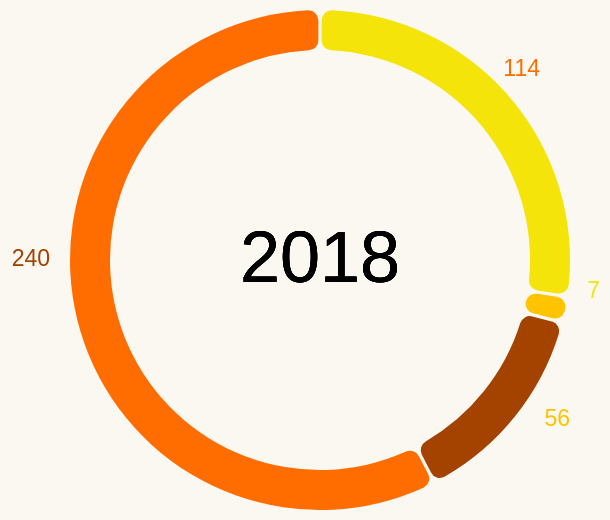

Specify this chart in Vega-Lite:
### Vega-Lite specification from a JSON file in a GitHub repository (floating-point values rounded to 4 significant figures)
{"$schema": "https://vega.github.io/schema/vega-lite/v5.json", "width": 250, "height": 250, "background": "#FBF8F1", "data": {"values": [{"Comfortability": "Physical health", "Count": 240}, {"Comfortability": "Mental health", "Count": 7}, {"Comfortability": "Both", "Count": 114}, {"Comfortability": "Neither", "Count": 56}]}, "config": {"legend": {"disable": true}}, "layer": [{"mark": {"type": "arc", "padAngle": 0.01, "innerRadius": 105, "cornerRadius": 5}, "encoding": {"theta": {"field": "Count", "type": "quantitative"}, "color": {"field": "Comfortability", "type": "nominal", "scale": {"range": ["#F4E409", "#FFC300", "#A44200", "#FF6D00"]}}, "tooltip": [{"field": "Comfortability", "type": "nominal", "title": "Comfortability in sharing"}, {"field": "Count", "type": "quantitative", "title": "Count"}]}}, {"mark": {"type": "text", "align": "center", "baseline": "middle", "fontSize": 36}, "encoding": {"text": {"value": "2018"}}}, {"mark": {"type": "text", "align": "right", "dx": 140, "dy": 16, "fontSize": 11.5}, "encoding": {"text": {"field": "Count", "type": "quantitative"}, "color": {"value": "#F4E409"}, "opacity": {"condition": {"test": "datum['Comfortability'] == 'Mental health'", "value": 1}, "value": 0}}}, {"mark": {"type": "text", "align": "right", "dx": 125, "dy": 80, "fontSize": 11.5}, "encoding": {"text": {"field": "Count", "type": "quantitative"}, "color": {"value": "#FFC300"}, "opacity": {"condition": {"test": "datum['Comfortability'] == 'Neither'", "value": 1}, "value": 0}}}, {"mark": {"type": "text", "align": "right", "dx": -135, "fontSize": 11.5}, "encoding": {"text": {"field": "Count", "type": "quantitative"}, "color": {"value": "#A44200"}, "opacity": {"condition": {"test": "datum['Comfortability'] == 'Physical health'", "value": 1}, "value": 0}}}, {"mark": {"type": "text", "align": "right", "dx": 110, "dy": -95, "fontSize": 11.5}, "encoding": {"text": {"field": "Count", "type": "quantitative"}, "color": {"value": "#FF6D00"}, "opacity": {"condition": {"test": "datum['Comfortability'] == 'Both'", "value": 1}, "value": 0}}}]}
